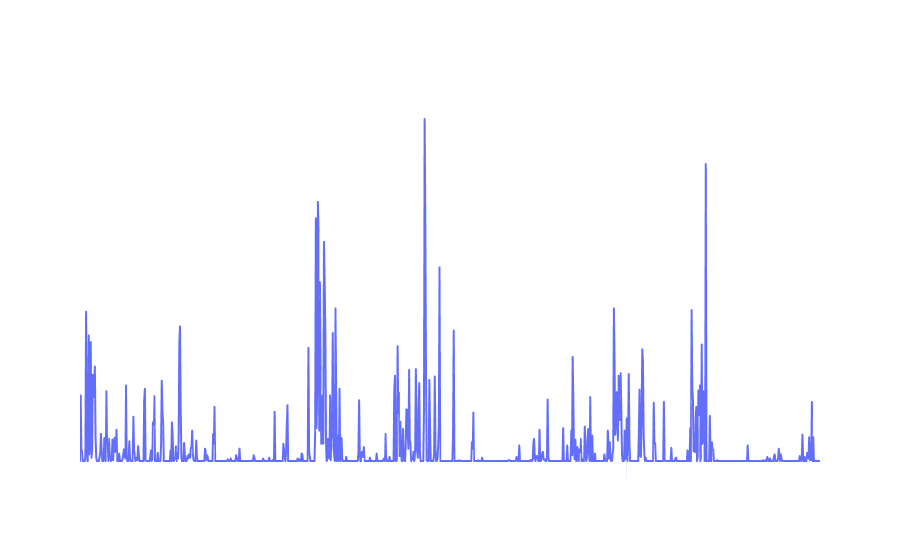

Source (notebook cell):
### Markdown cell above
### Percipitation Trend

### Code cell
# Line Graph
graph2 = px.line(df1,x= df1.index, y="precipitation_sum (mm)",title='Percipitation Trend')
graph2.update_layout(font_color="white", bargap=0.2,yaxis_title="Amount of percipitation (mm)",xaxis_title="Time" , paper_bgcolor="rgba(0,0,0,0)", plot_bgcolor="rgba(0,0,0,0)" )
graph2.show()

### Figure 1 — Plotly figure (JSON) as saved in the notebook; plotly's stock layout.template omitted (floating-point values rounded to 4 significant figures; data arrays with more than 128 entries replaced by an {"elided": "..."} marker saying what was removed)
{"data": [{"hovertemplate": "time=%{x}<br>precipitation_sum (mm)=%{y}<extra></extra>", "legendgroup": "", "line": {"color": "#636efa", "dash": "solid"}, "marker": {"symbol": "circle"}, "mode": "lines", "name": "", "showlegend": false, "type": "scattergl", "x": {"elided": "1096 str values"}, "xaxis": "x", "y": {"elided": "1096 float values"}, "yaxis": "y"}], "layout": {"bargap": 0.2, "font": {"color": "white"}, "legend": {"tracegroupgap": 0}, "paper_bgcolor": "rgba(0,0,0,0)", "plot_bgcolor": "rgba(0,0,0,0)", "title": {"text": "Percipitation Trend"}, "xaxis": {"anchor": "y", "domain": [0, 1], "title": {"text": "Time"}}, "yaxis": {"anchor": "x", "domain": [0, 1], "title": {"text": "Amount of percipitation (mm)"}}}}
